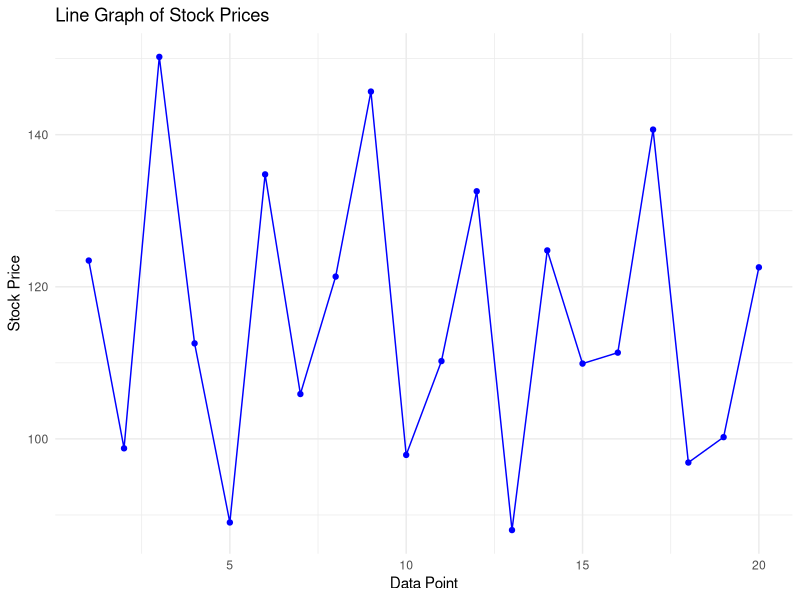
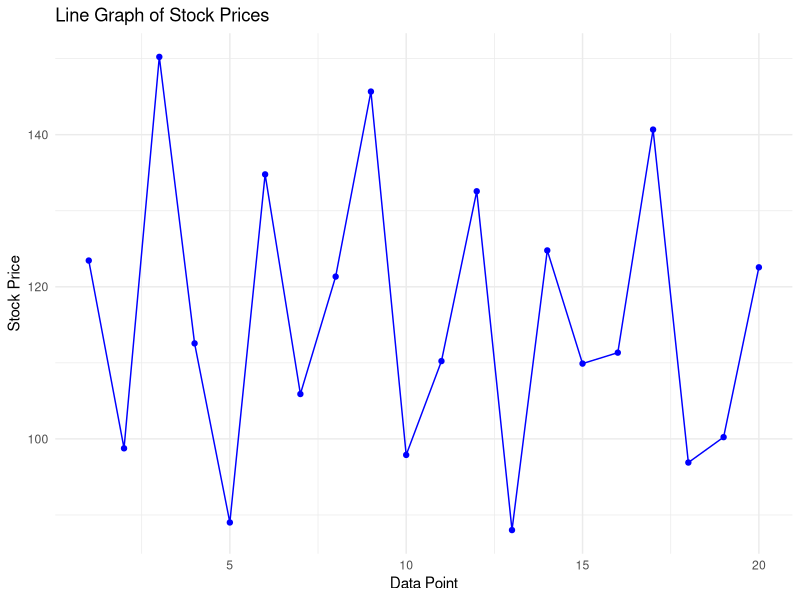

Write the R code that produced these figures, in order.
library(ggplot2)

stock_data <- read.csv("stock_prices.csv")

# Creating a new column for sequence of data
stock_data$sequence <- 1:nrow(stock_data)

# write.csv(stock_data, "/home/anurag/Documents/github/medicaps/Sem05/data-science/exp-08/stock_with_sequence.csv")

ggplot(stock_data, aes(x = sequence, y = stock_price)) +
  geom_line(color = "blue") +
  geom_point(color = "blue") +
  labs(title = "Line Graph of Stock Prices", x = "Data Point", y = "Stock Price") +
  theme_minimal()


ggsave("line-graph.jpg", last_plot())
